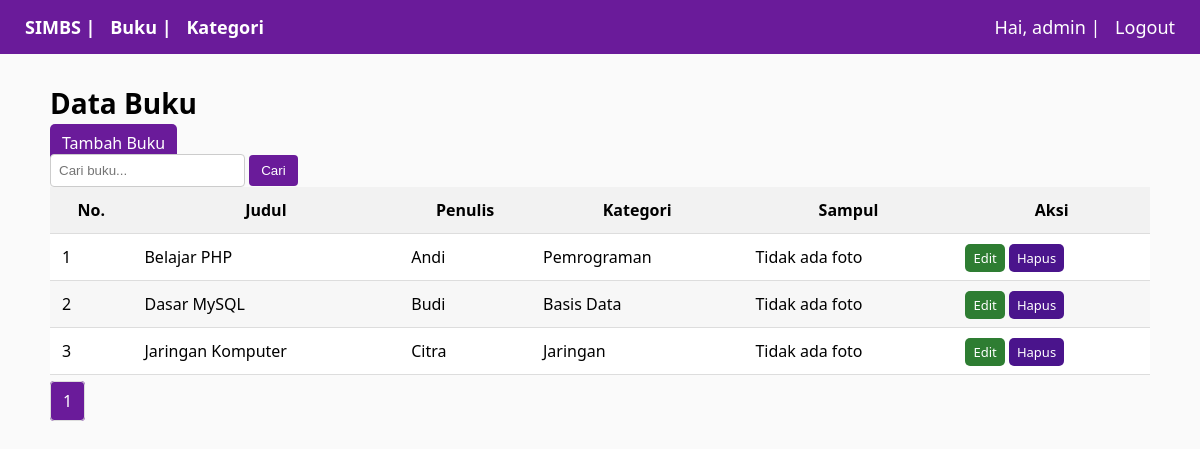
/index.php (signed in), run on the app's committed database.
### tables this page shows
CREATE TABLE IF NOT EXISTS buku (
  id INT AUTO_INCREMENT PRIMARY KEY,
  judul VARCHAR(255) NOT NULL,
  penulis VARCHAR(200) NOT NULL,
  kategori_id INT,
  sampul VARCHAR(255),
  tanggal_input TIMESTAMP DEFAULT CURRENT_TIMESTAMP,
  FOREIGN KEY (kategori_id) REFERENCES kategori(id) ON DELETE SET NULL
);

CREATE TABLE IF NOT EXISTS kategori (
  id INT AUTO_INCREMENT PRIMARY KEY,
  nama_kategori VARCHAR(200) NOT NULL UNIQUE,
  tanggal_input TIMESTAMP DEFAULT CURRENT_TIMESTAMP
);

### index.php (the view, shortened to what this page needs)
<?php
require 'config.php';
$limit = 5;
$page = isset($_GET['page']) ? (int)$_GET['page'] : 1;
$offset = ($page - 1) * $limit;
$search = isset($_GET['q']) ? trim($_GET['q']) : "";
if ($search !== "") {
    $like = "%".$search."%";
    $stmt = $conn->prepare("
        SELECT SQL_CALC_FOUND_ROWS b.*, k.nama_kategori
        FROM buku b
        LEFT JOIN kategori k ON b.kategori_id = k.id
        WHERE b.judul LIKE ? OR b.penulis LIKE ?
        ORDER BY b.tanggal_input DESC
        LIMIT ? OFFSET ?
    ");
    $stmt->bind_param("ssii", $like, $like, $limit, $offset);
} else {
    $stmt = $conn->prepare("
        SELECT SQL_CALC_FOUND_ROWS b.*, k.nama_kategori
        FROM buku b
        LEFT JOIN kategori k ON b.kategori_id = k.id
        ORDER BY b.tanggal_input DESC
        LIMIT ? OFFSET ?
    ");
    $stmt->bind_param("ii", $limit, $offset);
}
$stmt->execute();
$result = $stmt->get_result();
$total = $conn->query("SELECT FOUND_ROWS() AS total")->fetch_assoc()['total'];
$total_pages = ceil($total / $limit);
?>
<!DOCTYPE html>
<html>
<head>
    <link rel="stylesheet" href="style.css">
</head>
<body>
<div class="navbar">
    SIMBS | <a href="index.php">Buku</a> | <a href="kategori.php">Kategori</a>
    <span class="nav-right">Hai, <?= htmlspecialchars($_SESSION['user']) ?> | <a href="logout.php">Logout</a></span>
</div>
<div class="container">
<h1>Data Buku</h1>
<div class="controls">
    <a class="btn" href="add_buku.php">Tambah Buku</a>
    <form class="search" method="get" action="">
        <input type="text" name="q" placeholder="Cari buku..." value="<?= htmlspecialchars($search) ?>">
        <button type="submit">Cari</button>
    </form>
</div>
<table>
    <thead>
        <tr>
            <th>No.</th>
            <th>Judul</th>
            <th>Penulis</th>
            <th>Kategori</th>
            <th>Sampul</th>
            <th>Aksi</th>
        </tr>
    </thead>
    <tbody>
    <?php
    $no = $offset + 1;
    while ($row = $result->fetch_assoc()):
    ?>
        <tr class="<?= ($no % 2 == 0) ? 'alt' : '' ?>">
            <td><?= $no++ ?></td>
            <td><?= htmlspecialchars($row['judul']) ?></td>
            <td><?= htmlspecialchars($row['penulis']) ?></td>
            <td><?= htmlspecialchars($row['nama_kategori']) ?></td>
            <td>
                <?php if ($row['sampul'] && file_exists("uploads/".$row['sampul'])): ?>
                    <img src="uploads/<?= $row['sampul'] ?>" width="60">
                <?php else: ?>
                    Tidak ada foto
                <?php endif; ?>
            </td>
            <td>
                <a class="btn small green" href="edit_buku.php?id=<?= $row['id'] ?>">Edit</a>
                <a class="btn small red" href="delete_buku.php?id=<?= $row['id'] ?>"
                   onclick="return confirm('Yakin hapus buku ini?')">Hapus</a>
            </td>
        </tr>
    <?php endwhile; ?>
    </tbody>
</table>
<div class="pagination">
    <?php for ($p = 1; $p <= $total_pages; $p++): ?>
        <a class="page <?= ($p == $page) ? 'active' : '' ?>"
           href="?page=<?= $p ?>&q=<?= urlencode($search) ?>"><?= $p ?></a>
    <?php endfor; ?>
</div>
</div>
</body>
</html>

### style.css (style rules this page uses)
body { font-family: Segoe UI, Arial, sans-serif; background: #fafafa; margin: 0; padding: 0; }
.navbar { background: #6a1b9a; color: white; padding: 15px 25px; font-size: 18px; font-weight: bold; }
.navbar a { color: white; text-decoration: none; margin-left: 10px; }
.nav-right { float: right; font-weight: normal; }
.container { max-width: 1100px; margin: 30px auto; padding: 0 20px; }
h1 { font-size: 28px; margin-bottom: 10px; }
.btn { background: #6a1b9a; padding: 8px 12px; color: white; border-radius: 5px; text-decoration: none; }
.btn.green { background: #2e7d32; }
.btn.red { background: #4a148c; }
.btn.small { font-size: 13px; padding: 5px 8px; }
.search input { padding: 8px; border: 1px solid #ccc; border-radius: 4px; }
.search button { background: #6a1b9a; color: white; border: none; padding: 8px 12px; border-radius: 4px; }
table { width: 100%; border-collapse: collapse; background: white; }
th, td { padding: 12px; border-bottom: 1px solid #ddd; }
th { background: #f2f2f2; }
tr.alt { background: #f7f7f7; }
.pagination { margin-top: 15px; }
.page { padding: 8px 12px; border: 1px solid #ddd; text-decoration: none; margin-right: 5px; border-radius: 4px; color: #333; background: white; }
.page.active { background: #6a1b9a; color: white; }

### data on the page
buku: judul "Belajar PHP", penulis "Andi", kategori.nama_kategori "Pemrograman", shows "Tidak ada foto"
buku: judul "Dasar MySQL", penulis "Budi", kategori.nama_kategori "Basis Data", shows "Tidak ada foto"
buku: judul "Jaringan Komputer", penulis "Citra", kategori.nama_kategori "Jaringan", shows "Tidak ada foto"

### other printed values
$_SESSION['user'] "admin"
